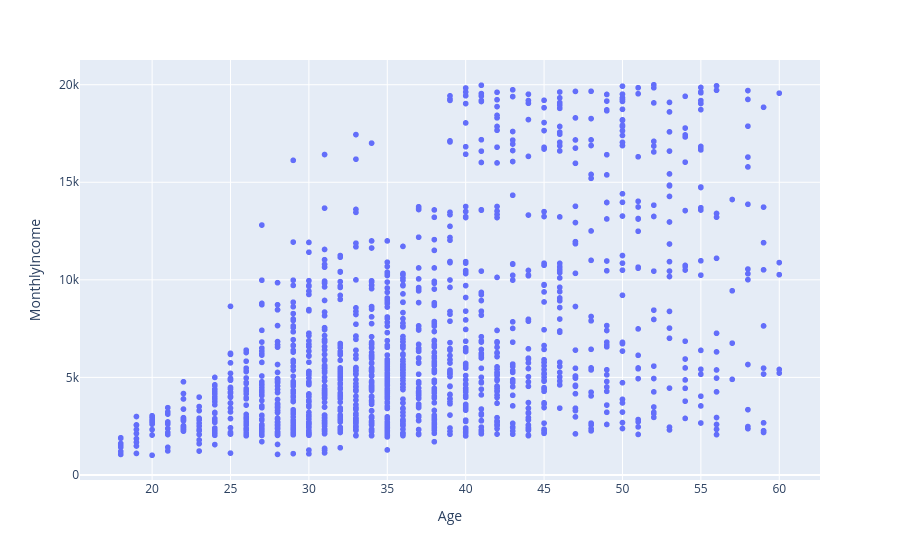

The notebook cell this image was saved under:
### Code cell
fig = px.scatter(df, x = "Age", y = "MonthlyIncome")
fig.show()

### Figure 1 — Plotly figure (JSON) as saved in the notebook; plotly's stock layout.template omitted (floating-point values rounded to 4 significant figures; data arrays with more than 128 entries replaced by an {"elided": "..."} marker saying what was removed)
{"data": [{"hovertemplate": "Age=%{x}<br>MonthlyIncome=%{y}<extra></extra>", "legendgroup": "", "marker": {"color": "#636efa", "symbol": "circle"}, "mode": "markers", "name": "", "showlegend": false, "type": "scattergl", "x": {"elided": "1470 int values"}, "xaxis": "x", "y": {"elided": "1470 int values"}, "yaxis": "y"}], "layout": {"legend": {"tracegroupgap": 0}, "margin": {"t": 60}, "xaxis": {"anchor": "y", "domain": [0, 1], "title": {"text": "Age"}}, "yaxis": {"anchor": "x", "domain": [0, 1], "title": {"text": "MonthlyIncome"}}}}
